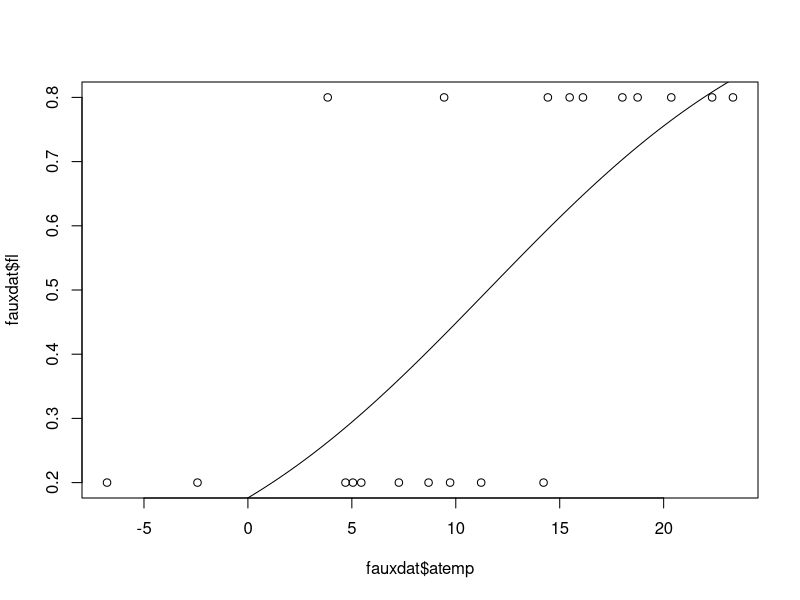
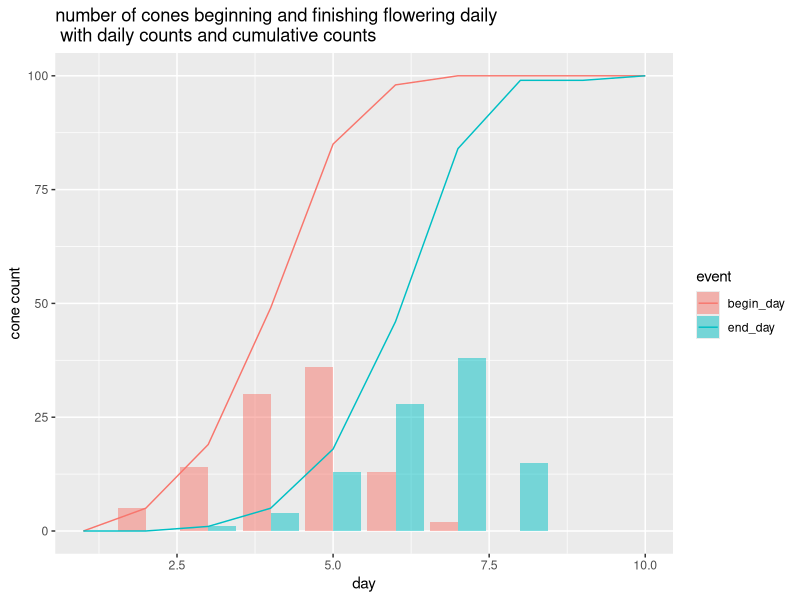
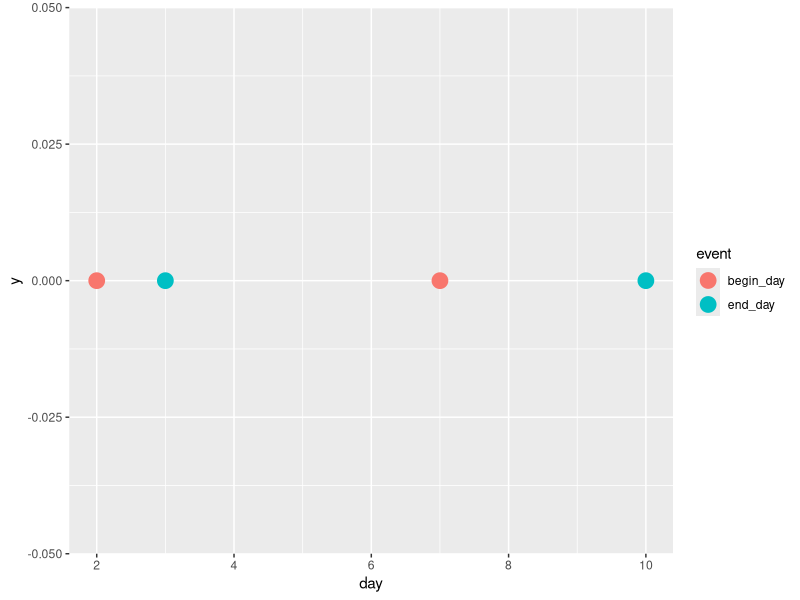
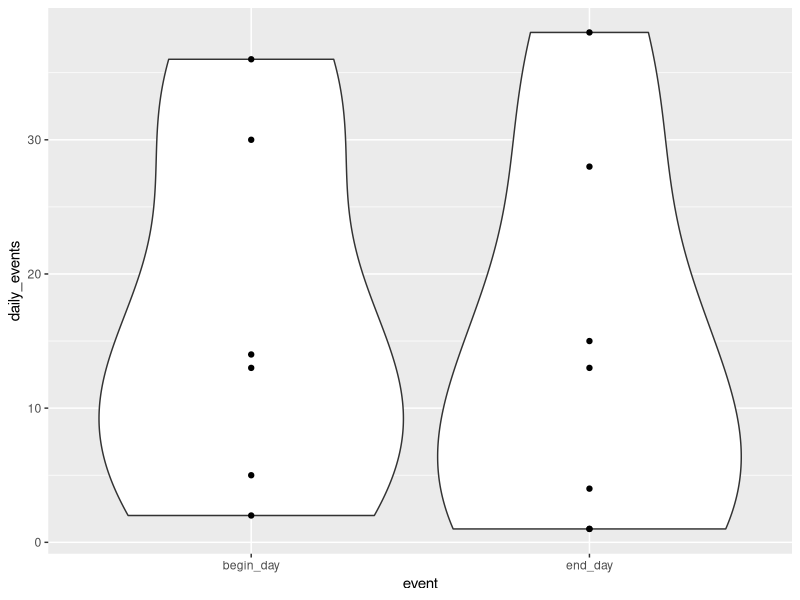

Reproduce these figures in R, in order.
# Simulate data
## crap
a <- 0
b <- 1
sigma <- 2
temp = 5
threshold = 3
dd <- max(0, temp - threshold)
cum_temp <- cumsum(temp)

log(.2/(1-.2))
log(.8/(1-0.8))

rnorm(100, mean = a + b * cum_temp, sd = sigma)
##

## i can make a logit
fauxdat <- data.frame(ind = rep(1:10,2), atemp = c(rnorm(10, 3, 5), rnorm(10, 15, 5)), fl = sort(rep(c(.2,.8),10)))

logit <- glm(fl ~ atemp, family = gaussian(link = "logit"), data = fauxdat)

summary(logit)

plot(fauxdat$atemp, fauxdat$fl)
curve(predict(logit, data.frame(atemp = x), type = "resp"), add = TRUE)

##

## tree level toy
### Tree has 10 cones. Over a 10 day period, cones become active for some amount of time, then finish. Cones become active at heatsum = 20 with some error and require 10 additional heatsum to finish.
library(dplyr)
library(tidyr)
library(ggplot2)

get_closest_bigger_number <- function(value, vector) { #gets index of number in a vector that's closest to the value while also being larger than the value
    diffs <- value - vector
    position <- which.min(diffs > 0)
    return(position)
}

calc_event_day <- function(crittemp, acumtemp = tdat$atemp, dayvec = tdat$day) { #determine day that a critical temperature is reached. acumtemp is the accumulated temperature on a day of dayvec.
    pos <- sapply(crittemp, get_closest_bigger_number, vector = acumtemp)
    crit_day <- dayvec[pos] #day tree "flowers"
}

temp = 5
temp_crit = 20
ncones = 100

tdat <- data.frame(day = c(1:10), temp = 5) #daily temp data
tdat$atemp <- cumsum(tdat$temp)

##critical temperatures for individual cones to begin and finish flowering
begin_crit <- rnorm(n = ncones, mean = temp_crit, sd = temp_crit/4)
end_crit <- rnorm(n = ncones, mean = temp_crit/2, sd = temp_crit/8) + begin_crit

cdat <- data.frame(cone = c(1:ncones), begin_crit, end_crit) #cone data

#count up events daily
cdat$begin_day <- calc_event_day(crittemp = cdat$begin_crit)
cdat$end_day <- calc_event_day(crittemp = cdat$end_crit)

#count events by day daily
dailyevents <- cdat %>%
    select(begin_day, end_day) %>%
    gather(key = "event", value = "day") %>%
    group_by(event, day) %>%
    summarize(daily_events = n())

#add in 0 days
dayframe <- data.frame(day = sort(rep(1:10, 2)), event = c("begin_day", "end_day"), daily_events = 0)

fulldaily <- dailyevents %>%
    anti_join(x = dayframe, by = c("day", "event")) %>%
    full_join(dailyevents)

# count cumulative events
cumulevents <- fulldaily %>%
    group_by(event) %>%
    arrange(event, day) %>%
    mutate(cumul_events = cumsum(daily_events))

eventdays <- cumulevents %>%
    filter(daily_events > 0)

phenperiod <- summarise(eventdays, first = min(day), last = max(day)) %>%
    gather(first, last, key = "occurence", value = "day")#get ends of phenological periods. begin_day rows have the first and last day that any cone began flowering on the tree. end_day rows have the first and last day any cone stopped flowering on the tree

sparsephenperiod <- phenperiod %>%
    summarise(start = min(day), end = max(day)) %>%
    gather(start, end, key = "tree_event", value = "day")

ggplot(cumulevents, aes(x = day, y = daily_events, fill = event)) +
    geom_col(alpha = .5, position = "dodge") +
    xlim(1,10) +
    geom_line(aes(x = day, y = cumul_events, color = event)) +
    ylab("cone count") +
    ggtitle("number of cones beginning and finishing flowering daily \n with daily counts and cumulative counts")

#make phenperiod plots
ggplot(phenperiod, aes(x = day, y = 0, color = event) ) +
    geom_point(size = 5)

ggplot(filter(cumulevents, daily_events >0), aes(x = event, y = daily_events)) +
    geom_violin() +
    geom_point()
